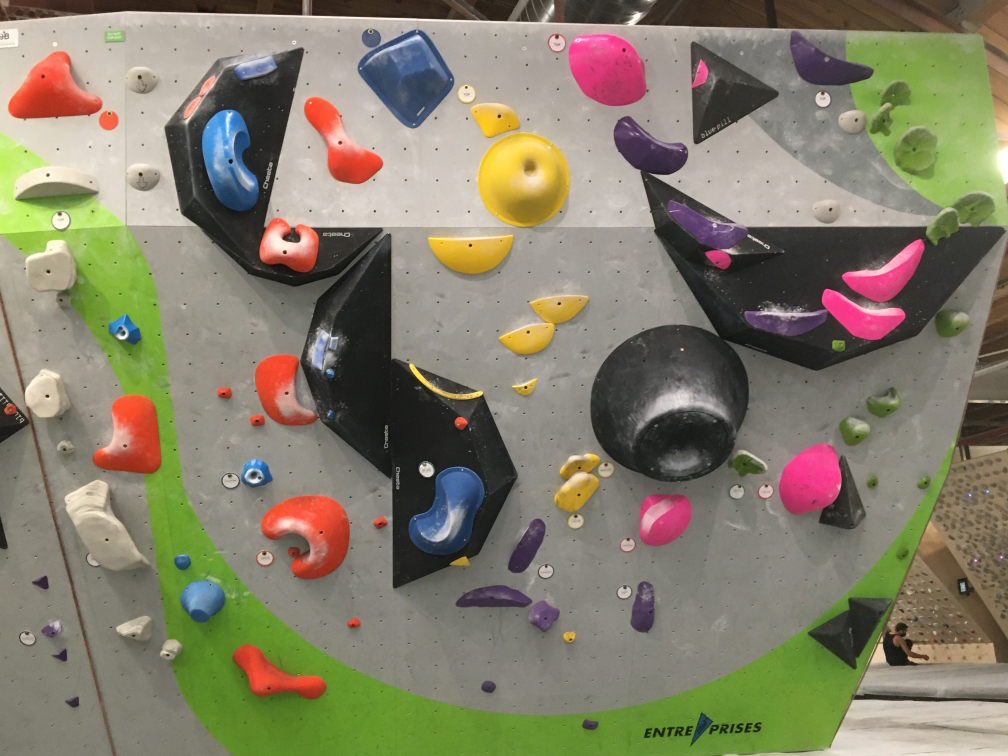
#> input picture Mid-Term/test2-1.JPG, 4032 x 3024 px, found by its file name (shown at 1/4 size)
$ python Demo_students-1.py
#> lines starting #> are read from the running program, lines starting #| are printed output that depends on the picture

#=============================================================================#
        #
        #    >>>>>>>>>>>>>>> Goals <<<<<<<<<<<<<<<<
        #
        #     	1. Isolate holds of a certain color
        #		2. Circle isolated holds
        #
        #
#=============================================================================#
# imports
import cv2
import math
import numpy

from matplotlib import pyplot


def show(image, color):
    """ Helper method to display a single image
    with pyplot """
    if (color == "gray"):
        pyplot.imshow(image, cmap="gray")
    else:
        pyplot.imshow(image)
    pyplot.show()


def holds(image, choice):
    high, low = choice
    color_mask = cv2.inRange(image, low, high)
    return cv2.bitwise_and(image, image, mask=color_mask)

# read input image
wall = cv2.imread('test2-1.jpg')
#> wall is the input picture: shape (3024, 4032, 3); mean B, G, R 106, 126.7, 132.2
## show(wall)
length, width, depth = wall.shape
#> length = 3024; width = 4032; depth = 3

# Convert color from BGR to RGB
wall = cv2.cvtColor(wall, cv2.COLOR_BGR2RGB)
show(wall, "RGB")

# make black and white version
wall_gray = cv2.cvtColor(wall, cv2.COLOR_RGB2GRAY)
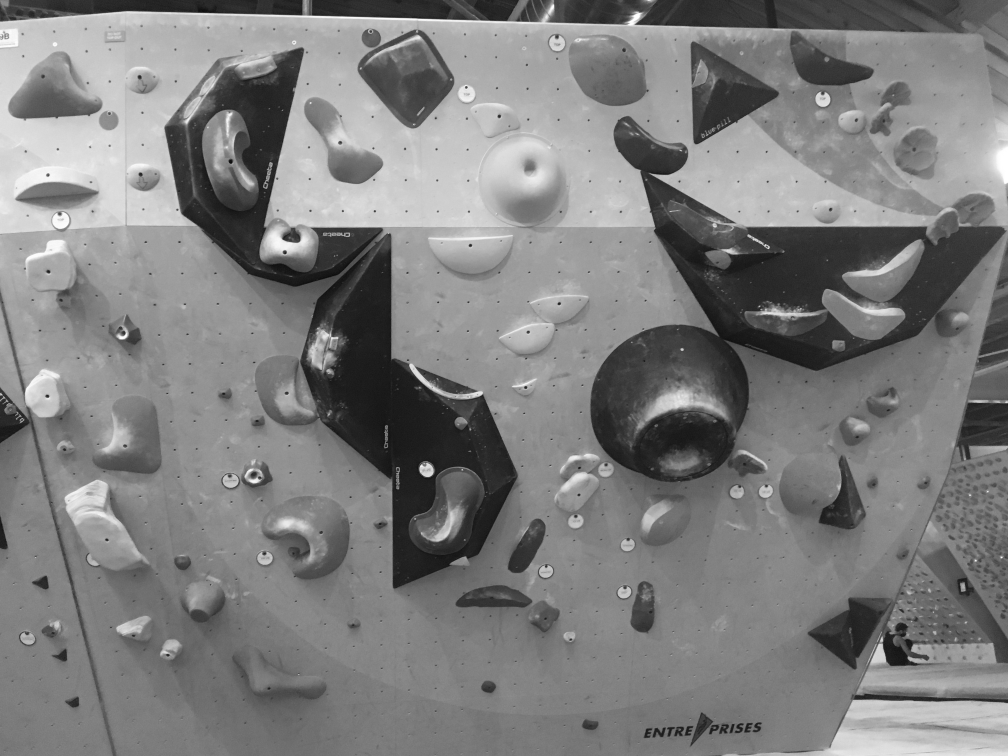
#> wall_gray: shape (3024, 4032) (shown at 1/4 size); min 2, max 255, mean 126
## show(wall_gray, "gray")


# use color mask to isolate holds
green_high = (160, 210, 120)
green_low = (80, 130, 30)
yellow_high = (255, 255, 75)
yellow_low = (155, 120, 0)
orange_high = (255, 90, 75)
orange_low = (115, 50, 30)
pink_high = (255, 95, 160)
pink_low = (160, 40, 70)
blue_high = (100, 155, 255)
blue_low = (25, 45, 120)
purple_high = (140, 70, 120)
purple_low = (75, 40, 60)
white_high = (200, 200, 200)
white_low = (150, 150, 150)

color_dictionary = {
    "green"  : (green_high, green_low),
    "yellow" : (yellow_high, yellow_low),
    "orange" : (orange_high, orange_low),
    "pink"   : (pink_high, pink_low),
    "blue"   : (blue_high, blue_low),
    "purple" : (purple_high, purple_low),
}


print("What color route would you like to climb?")
print("\tgreen\n\tyellow\n\torange\n\tpink\n\tblue\n\tpurple")

#holds = holds(wall, color_dictionary[input("")])

#> (the run stopped early here; a loop or call above may not have finished)

$ run again, with Mid-Term/Blue.png saved as Mid-Term/test2-1.JPG
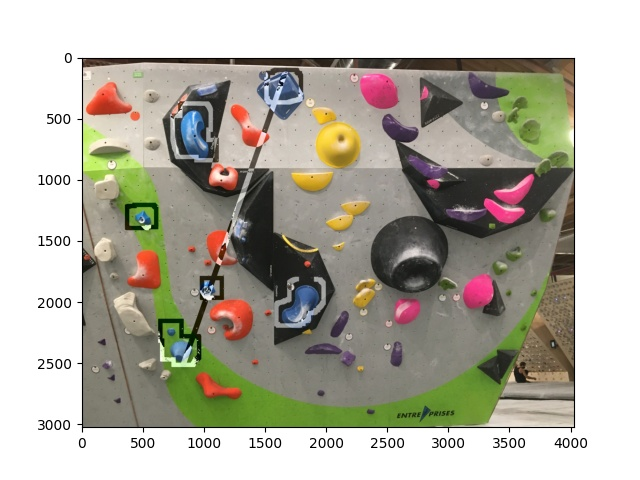
#> input picture Mid-Term/Blue.png, 640 x 480 px, found by its file name
#> wall is the input picture: shape (480, 640, 3); mean B, G, R 164.3, 176.5, 179.8
#> `wall_gray = cv2.cvtColor(wall, cv2.COLOR_RGB2GRAY)`:
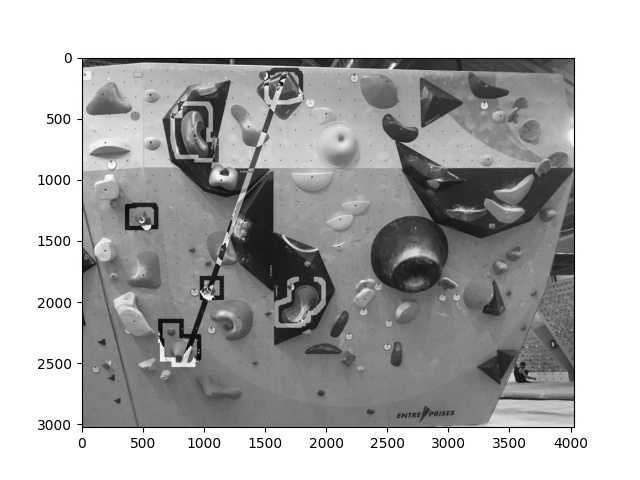
#> wall_gray: shape (480, 640); min 0, max 255, mean 176.1
